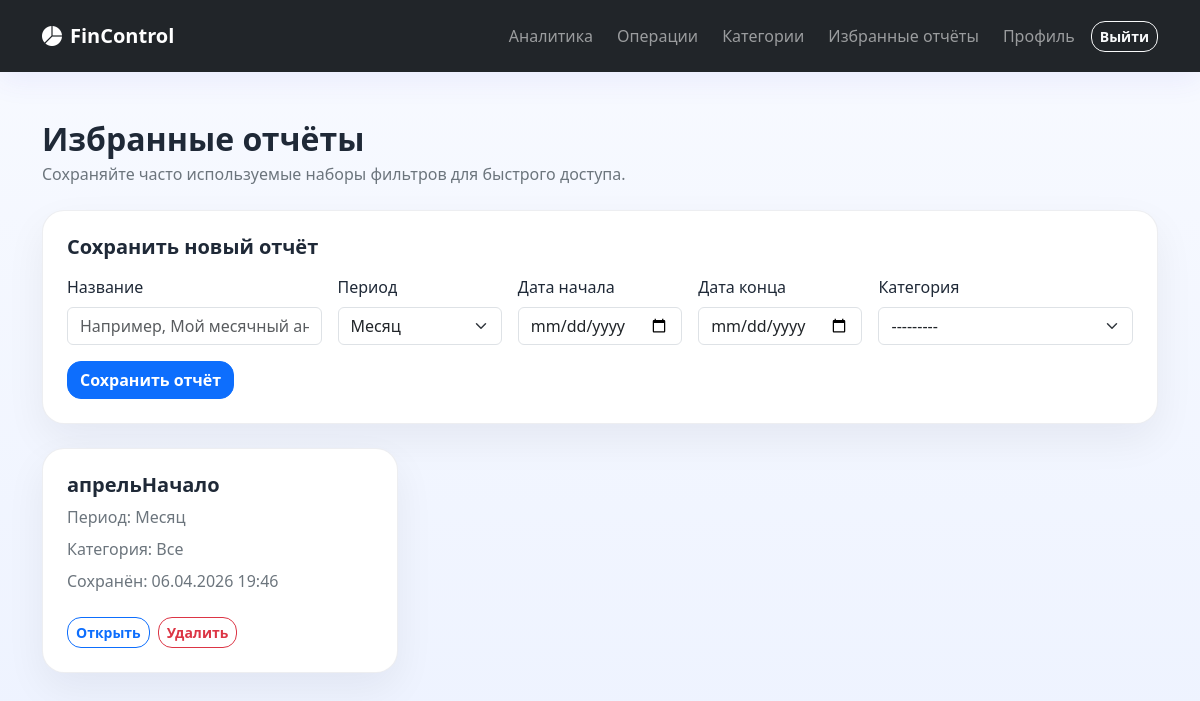
The app's page /reports/ (signed in) with its own data.
### core/models.py (models this page shows, shortened)
class SavedReport(models.Model):
    PERIOD_CHOICES = [
        ("day", "День"),
        ("week", "Неделя"),
        ("month", "Месяц"),
        ("year", "Год"),
        ("custom", "Произвольный период"),
    ]
    user = models.ForeignKey(User, on_delete=models.CASCADE, related_name="saved_reports")
    name = models.CharField(max_length=120)
    period = models.CharField(max_length=10, choices=PERIOD_CHOICES, default="month")
    start_date = models.DateField(blank=True, null=True)
    end_date = models.DateField(blank=True, null=True)
    category = models.ForeignKey(Category, on_delete=models.SET_NULL, blank=True, null=True)
    created_at = models.DateTimeField(auto_now_add=True)
    class Meta:
        ordering = ["-created_at"]

### core/views.py (the view)
# urls.py: path("reports/", saved_report_list_view, name="saved_report_list"),
@login_required
def saved_report_list_view(request: HttpRequest) -> HttpResponse:
    reports = request.user.saved_reports.select_related("category", "category__parent").all()
    if request.method == "POST":
        form = SavedReportForm(request.POST, user=request.user)
        if form.is_valid():
            report = form.save(commit=False)
            report.user = request.user
            report.save()
            messages.success(request, "Отчёт сохранён в избранное.")
            return redirect("saved_report_list")
    else:
        form = SavedReportForm(user=request.user)
    return render(request, "core/saved_report_list.html", {"reports": reports, "form": form})

### core/models.py (called while the page is built)
    @property
    def full_name(self) -> str:
        if self.parent:
            return f"{self.parent.name} → {self.name}"
        return self.name

### templates/core/saved_report_list.html (shortened to what this page needs)
{% extends 'base.html' %}
{% block content %}
<div class="mb-4">
    <h1 class="h2 fw-bold mb-1">Избранные отчёты</h1>
    <p class="text-secondary mb-0">Сохраняйте часто используемые наборы фильтров для быстрого доступа.</p>
</div>
<div class="fc-card p-4 mb-4">
    <h2 class="h5 fw-bold mb-3">Сохранить новый отчёт</h2>
    <form method="post" class="row g-3">
        <div class="col-md-3">
            <label class="form-label">Название</label>
            {{ form.name }}
        </div>
        <div class="col-md-2">
            <label class="form-label">Период</label>
            {{ form.period }}
        </div>
        <div class="col-md-2">
            <label class="form-label">Дата начала</label>
            {{ form.start_date }}
        </div>
        <div class="col-md-2">
            <label class="form-label">Дата конца</label>
            {{ form.end_date }}
        </div>
        <div class="col-md-3">
            <label class="form-label">Категория</label>
            {{ form.category }}
        </div>
        <div class="col-12">
            <button type="submit" class="btn btn-primary">Сохранить отчёт</button>
        </div>
    </form>
</div>
<div class="row g-4">
    {% for report in reports %}
        <div class="col-md-6 col-xl-4">
            <div class="fc-card p-4 h-100">
                <h2 class="h5 fw-bold">{{ report.name }}</h2>
                <p class="text-secondary mb-2">Период: {{ report.get_period_display }}</p>
                <p class="text-secondary mb-2">Категория: {% if report.category %}{{ report.category.icon }} {{ report.category.name }}{% else %}Все{% endif %}</p>
                <p class="text-secondary mb-4">Сохранён: {{ report.created_at|date:'d.m.Y H:i' }}</p>
                <div class="d-flex gap-2 flex-wrap">
                    <a href="{% url 'dashboard' %}?period={{ report.period }}" class="btn btn-sm btn-outline-primary">Открыть</a>
                    <a href="{% url 'saved_report_delete' report.pk %}" class="btn btn-sm btn-outline-danger">Удалить</a>
                </div>
            </div>
        </div>
    {% empty %}
        <div class="col-12">
            <div class="fc-card p-4 text-center text-secondary">Сохранённых отчётов пока нет.</div>
        </div>
    {% endfor %}
</div>
{% endblock %}

### static/css/styles.css (style rules this page uses)
:root { --fc-bg: #f6f8fc; --fc-card: #ffffff; --fc-text: #1f2937; --fc-muted: #6b7280; --fc-primary: #4f46e5; --fc-success: #10b981; --fc-danger: #ef4444; --fc-warning: #f59e0b; --fc-border: #e5e7eb; }
body { background: linear-gradient(180deg, #f8faff 0%, #eef3ff 100%); color: var(--fc-text); font-family: "Segoe UI", Tahoma, Geneva, Verdana, sans-serif; }
.fc-card { background: var(--fc-card); border: 1px solid rgba(229, 231, 235, 0.7); border-radius: 22px; box-shadow: 0 16px 40px rgba(15, 23, 42, 0.06); }
.btn { border-radius: 14px; font-weight: 600; }

### records on screen
SavedReport: name "апрельНачало", period "Месяц", shows "Все", created_at "06.04.2026 19:46"
